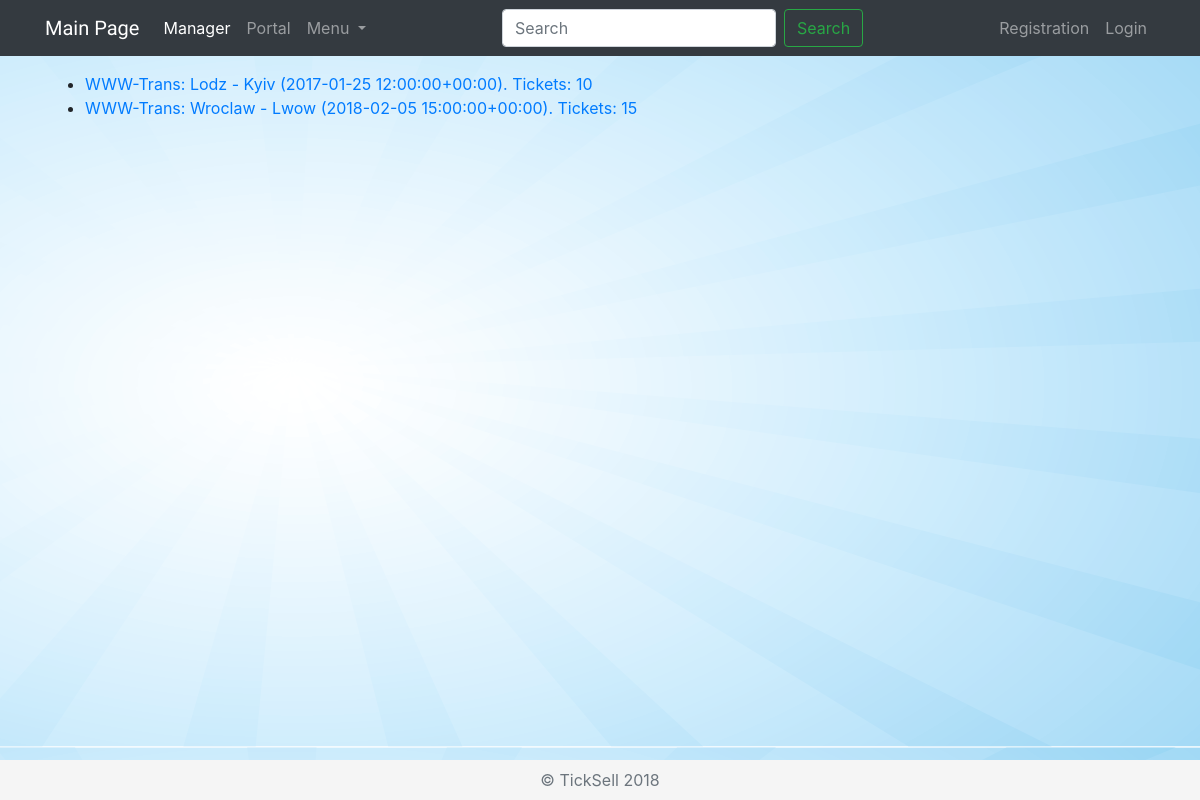
Page /manager/trips/ on the earlier database version.
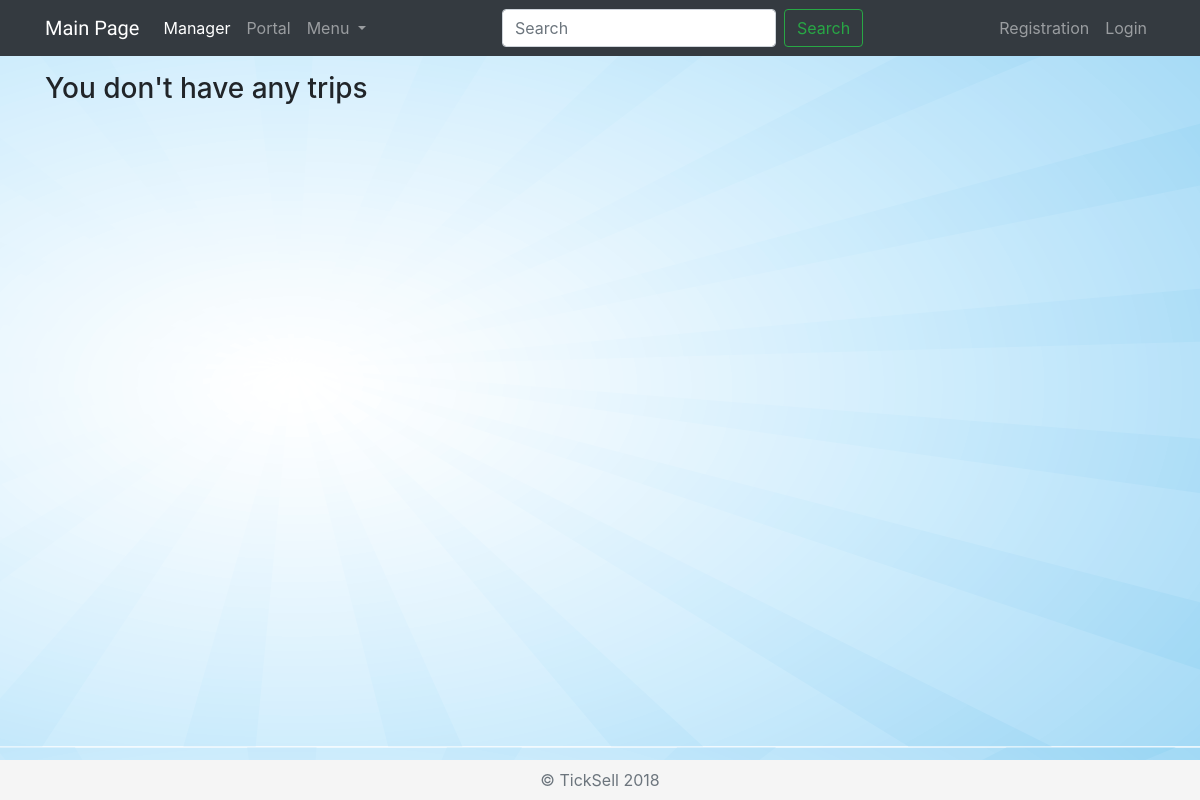
Same page on the later database version.
### manager/models.py (models this page shows, shortened)
class Trip(models.Model):
    carrier = models.ForeignKey(Carrier, on_delete=models.CASCADE)
    departure_city = models.CharField(max_length=100)
    arrive_city = models.CharField(max_length=100)
    date = models.DateTimeField()
    quantity = models.IntegerField(default=0)
    def __str__(self):
        return str(self.carrier) + ': ' + str(self.departure_city) + ' - ' + str(self.arrive_city) \
               + ' (' + str(self.date) + '). Tickets: ' + str(self.quantity)

class Carrier(models.Model):
    name = models.CharField(max_length=500)
    register_date = models.DateField()
    agreement = models.FileField(null=True, blank=True, default=None)
    def __str__(self):
        return self.name

### manager/views.py (the view)
class IndexTripView(generic.ListView):
    template_name = 'trips/index.html'
    context_object_name = 'all_trips'
    def get_queryset(self):
        return Trip.objects.all()

### manager/templates/trips/index.html (shortened to what this page needs)
{% extends "layouts/master.html" %}
{% block nav_active %}active{% endblock %}
{% block content %}
    {% if all_trips %}
        <ul>
            {% for trip in all_trips %}
            <li><a href="{% url 'manager:trip_detail' trip.id %}">{{ trip }}</a></li>
            {% endfor %}
        </ul>
    {% else %}
        <h3>You don't have any trips</h3>
    {% endif %}
{% endblock %}

Differences in the rows shown:
removed Trip: carrier+departure_city+arrive_city "WWW-Trans: Lodz - Kyiv (2017-01-25 12:00:00+00:00). Tickets: 10"
removed Trip: carrier+departure_city+arrive_city "WWW-Trans: Wroclaw - Lwow (2018-02-05 15:00:00+00:00). Tickets: 15"
Other differences:
text now shown: "You don't have any trips"
